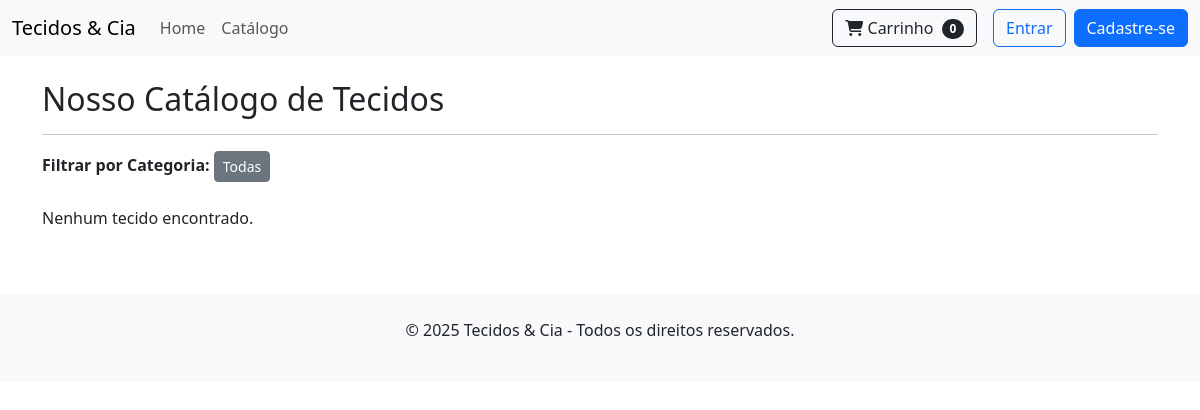
Page /catalogo/ on the earlier database version.
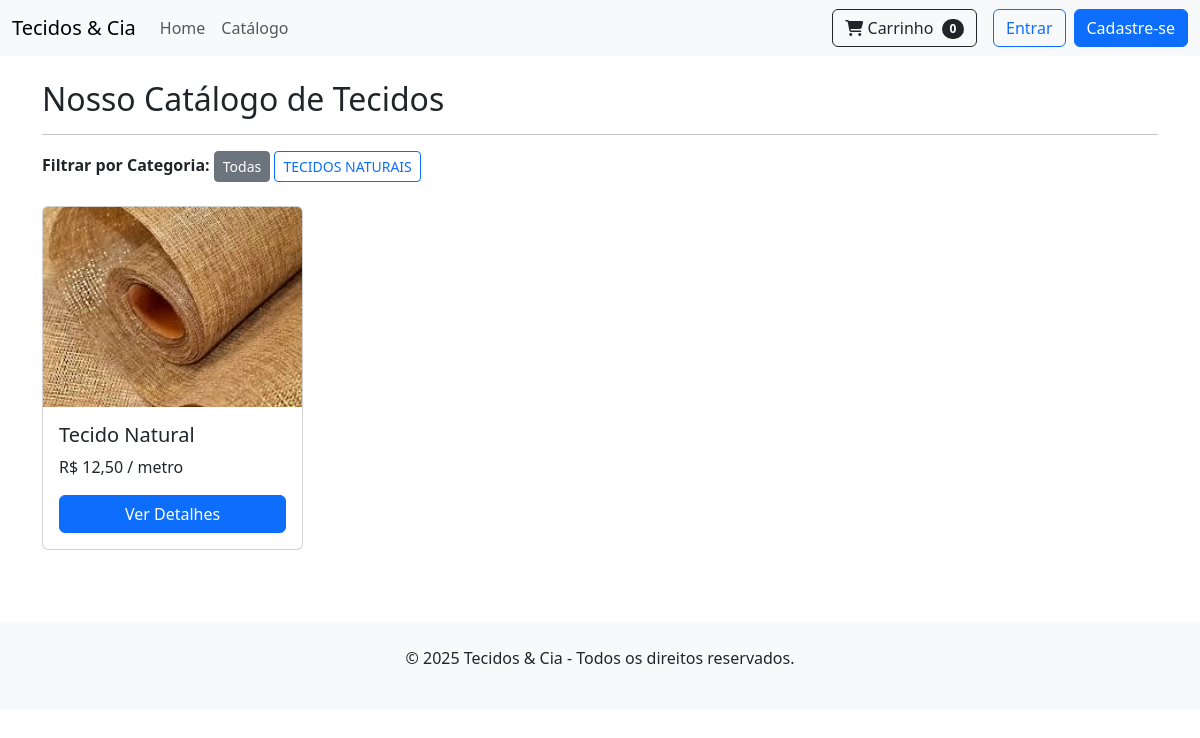
Same page on the later database version.
### loja/models.py (models this page shows, shortened)
class Categoria(models.Model):
    nome = models.CharField(max_length=100)
    class Meta:
        verbose_name_plural = "Categorias"

class Tecido(models.Model):
    nome = models.CharField(max_length=200)
    descricao = models.TextField()
    preco_por_metro = models.DecimalField(max_digits=10, decimal_places=2)
    categoria = models.ForeignKey(Categoria, on_delete=models.SET_NULL, null=True, blank=True)
    imagem = models.ImageField(upload_to='tecidos/', blank=True, null=True)
    estoque_metros = models.FloatField()
    disponivel = models.BooleanField(default=True)
    destaque = models.BooleanField(default=False) # Adicionei para a home

### loja/views.py (the view)
# urls.py: path('catalogo/', views.catalogo, name='catalogo'),
def catalogo(request):
    categoria_id = request.GET.get('categoria')
    if categoria_id:
        tecidos = Tecido.objects.filter(disponivel=True, categoria_id=categoria_id)
    else:
        tecidos = Tecido.objects.filter(disponivel=True)
    categorias = Categoria.objects.all()
    context = {'tecidos': tecidos, 'categorias': categorias}
    return render(request, 'loja/catalogo.html', context)

### loja/context_processors.py (called while the page is built)
def carrinho(request):
    if request.user.is_authenticated:
        pedido, created = Pedido.objects.get_or_create(cliente=request.user, completo=False)
        total_itens = pedido.itempedido_set.count()
        return {'total_itens_carrinho': total_itens}
    return {'total_itens_carrinho': 0}

### templates/loja/catalogo.html
{% extends 'loja/base.html' %}
{% block content %}
<h2>Nosso Catálogo de Tecidos</h2>
<hr>
<div class="mb-4">
    <strong>Filtrar por Categoria:</strong>
    <a href="{% url 'catalogo' %}" class="btn btn-sm btn-secondary">Todas</a>
    {% for cat in categorias %}
    <a href="?categoria={{cat.id}}" class="btn btn-sm btn-outline-primary">{{cat.nome}}</a>
    {% endfor %}
</div>
<div class="row">
    {% for tecido in tecidos %}
    <div class="col-md-4 col-lg-3 mb-4">
        <div class="card h-100">
            {% if tecido.imagem %}
                <img src="{{ tecido.imagem.url }}" class="card-img-top" alt="{{ tecido.nome }}" style="height: 200px; object-fit: cover;">
            {% endif %}
            <div class="card-body d-flex flex-column">
                <h5 class="card-title">{{ tecido.nome }}</h5>
                <p class="card-text">R$ {{ tecido.preco_por_metro }} / metro</p>
                <a href="{% url 'detalhes_produto' tecido.id %}" class="btn btn-primary mt-auto">Ver Detalhes</a>
            </div>
        </div>
    </div>
    {% empty %}
    <p>Nenhum tecido encontrado.</p>
    {% endfor %}
</div>
{% endblock %}

### templates/loja/base.html (shortened to what this page needs)
<!DOCTYPE html>
<html lang="pt-br">
<head>
    <link href="https://cdn.jsdelivr.net/npm/bootstrap@5.3.3/dist/css/bootstrap.min.css" rel="stylesheet">
    <link rel="stylesheet" href="https://cdnjs.cloudflare.com/ajax/libs/font-awesome/6.5.1/css/all.min.css"/>
</head>
<body>
<nav class="navbar navbar-expand-lg navbar-light bg-light">
    <div class="container-fluid">
        <a class="navbar-brand" href="{% url 'home' %}">Tecidos & Cia</a>
        <div class="collapse navbar-collapse" id="navbarNav">
            <ul class="navbar-nav me-auto mb-2 mb-lg-0">
                <li class="nav-item">
                    <a class="nav-link" href="{% url 'home' %}">Home</a>
                </li>
                <li class="nav-item">
                    <a class="nav-link" href="{% url 'catalogo' %}">Catálogo</a>
                </li>
            </ul>
            <div class="d-flex align-items-center">
                <a href="{% url 'carrinho' %}" class="btn btn-outline-dark me-3">
                    <i class="fas fa-shopping-cart"></i> Carrinho
                    <span class="badge bg-dark text-white ms-1 rounded-pill">{{ total_itens_carrinho }}</span>
                </a>
                {% if user.is_authenticated %}
                    <span class="navbar-text me-2">Olá, {{ user.first_name|default:user.username }}!</span>
                    <form action="{% url 'logout' %}" method="post" class="d-inline">
                        {% csrf_token %}
                        <button type="submit" class="btn btn-outline-danger btn-sm">Sair</button>
                    </form>
                {% else %}
                    <a href="{% url 'login' %}" class="btn btn-outline-primary me-2">Entrar</a>
                    <a href="{% url 'register' %}" class="btn btn-primary">Cadastre-se</a>
                {% endif %}
            </div>
            </div>
    </div>
</nav>
<main class="container my-4">
    {% block content %}
    {% endblock %}
</main>
<footer class="text-center py-4 bg-light mt-5">
    <p>&copy; 2025 Tecidos & Cia - Todos os direitos reservados.</p>
</footer>
</body>
</html>

Differences in the rows shown:
added Categoria: nome "TECIDOS NATURAIS"
added Tecido: imagem (picture), nome "Tecido Natural", preco_por_metro "12,50"
Other differences:
text no longer shown: "Nenhum tecido encontrado."
